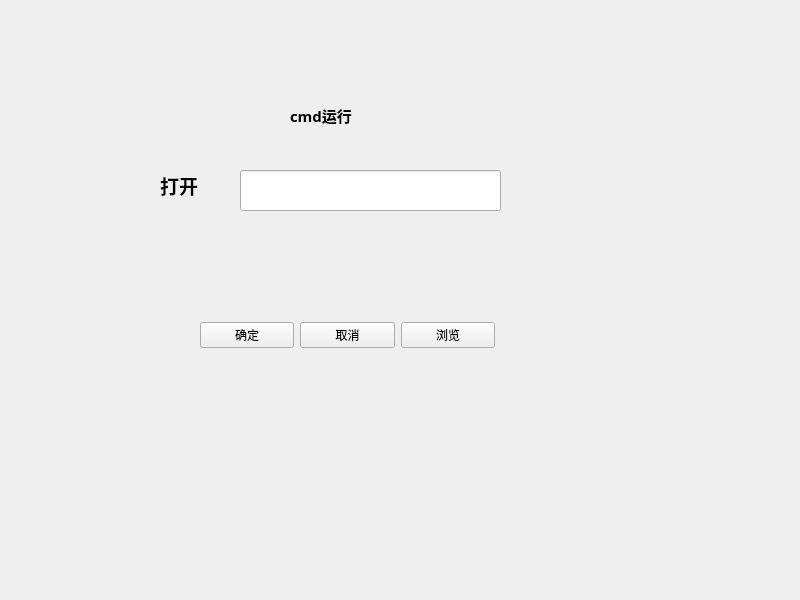
<?xml version="1.0" encoding="UTF-8"?>
<ui version="4.0">
 <class>Widget</class>
 <widget class="QWidget" name="Widget">
  <property name="geometry">
   <rect>
    <x>0</x>
    <y>0</y>
    <width>800</width>
    <height>600</height>
   </rect>
  </property>
  <property name="windowTitle">
   <string>Widget</string>
  </property>
  <widget class="QLabel" name="Openlabel">
   <property name="geometry">
    <rect>
     <x>160</x>
     <y>160</y>
     <width>71</width>
     <height>51</height>
    </rect>
   </property>
   <property name="font">
    <font>
     <family>微软雅黑</family>
     <pointsize>14</pointsize>
     <bold>true</bold>
    </font>
   </property>
   <property name="text">
    <string>打开</string>
   </property>
  </widget>
  <widget class="QLabel" name="Cmdlabel">
   <property name="geometry">
    <rect>
     <x>290</x>
     <y>90</y>
     <width>191</width>
     <height>51</height>
    </rect>
   </property>
   <property name="font">
    <font>
     <family>微软雅黑</family>
     <pointsize>11</pointsize>
     <bold>true</bold>
    </font>
   </property>
   <property name="text">
    <string>&lt;html&gt;&lt;head/&gt;&lt;body&gt;&lt;p&gt;cmd运行&lt;/p&gt;&lt;/body&gt;&lt;/html&gt;</string>
   </property>
  </widget>
  <widget class="QLineEdit" name="cmdLineEdit">
   <property name="geometry">
    <rect>
     <x>240</x>
     <y>170</y>
     <width>261</width>
     <height>41</height>
    </rect>
   </property>
  </widget>
  <widget class="QWidget" name="">
   <property name="geometry">
    <rect>
     <x>200</x>
     <y>320</y>
     <width>295</width>
     <height>30</height>
    </rect>
   </property>
   <layout class="QHBoxLayout" name="horizontalLayout">
    <item>
     <widget class="QPushButton" name="CommitButton">
      <property name="text">
       <string>确定</string>
      </property>
     </widget>
    </item>
    <item>
     <widget class="QPushButton" name="CancelButton">
      <property name="text">
       <string>取消</string>
      </property>
     </widget>
    </item>
    <item>
     <widget class="QPushButton" name="BrowerButton">
      <property name="text">
       <string>浏览</string>
      </property>
     </widget>
    </item>
   </layout>
  </widget>
 </widget>
 <resources/>
 <connections/>
</ui>
